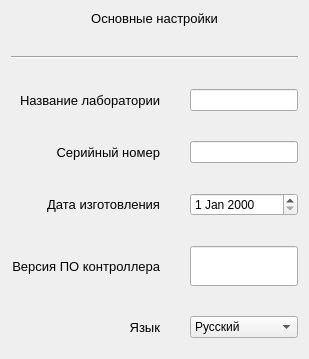
        <widget class="QWidget" name="tab">
         <attribute name="title">
          <string>Основные</string>
         </attribute>
         <layout class="QVBoxLayout" name="verticalLayout_2">
          <item>
           <layout class="QGridLayout" name="gridLayout" rowstretch="0,0,0,0,0,0,0" columnstretch="2,2" rowminimumheight="0,0,0,0,0,40,0">
            <property name="leftMargin">
             <number>0</number>
            </property>
            <property name="topMargin">
             <number>0</number>
            </property>
            <property name="bottomMargin">
             <number>10</number>
            </property>
            <property name="spacing">
             <number>30</number>
            </property>
            <item row="6" column="0">
             <widget class="QLabel" name="label_6">
              <property name="sizePolicy">
               <sizepolicy hsizetype="Preferred" vsizetype="Preferred">
                <horstretch>0</horstretch>
                <verstretch>0</verstretch>
               </sizepolicy>
              </property>
              <property name="font">
               <font>
                <pointsize>10</pointsize>
                <weight>50</weight>
                <bold>false</bold>
                <underline>false</underline>
                <strikeout>false</strikeout>
                <kerning>true</kerning>
               </font>
              </property>
              <property name="text">
               <string>Язык</string>
              </property>
              <property name="alignment">
               <set>Qt::AlignRight|Qt::AlignTrailing|Qt::AlignVCenter</set>
              </property>
              <property name="margin">
               <number>0</number>
              </property>
             </widget>
            </item>
            <item row="5" column="0">
             <widget class="QLabel" name="label_5">
              <property name="sizePolicy">
               <sizepolicy hsizetype="Preferred" vsizetype="Preferred">
                <horstretch>0</horstretch>
                <verstretch>0</verstretch>
               </sizepolicy>
              </property>
              <property name="font">
               <font>
                <pointsize>10</pointsize>
                <weight>50</weight>
                <bold>false</bold>
                <underline>false</underline>
                <strikeout>false</strikeout>
                <kerning>true</kerning>
               </font>
              </property>
              <property name="text">
               <string>Версия ПО контроллера</string>
              </property>
              <property name="alignment">
               <set>Qt::AlignRight|Qt::AlignTrailing|Qt::AlignVCenter</set>
              </property>
              <property name="margin">
               <number>0</number>
              </property>
             </widget>
            </item>
            <item row="2" column="0">
             <widget class="QLabel" name="label_2">
              <property name="sizePolicy">
               <sizepolicy hsizetype="Preferred" vsizetype="Preferred">
                <horstretch>0</horstretch>
                <verstretch>0</verstretch>
               </sizepolicy>
              </property>
              <property name="font">
               <font>
                <pointsize>10</pointsize>
                <weight>50</weight>
                <bold>false</bold>
                <underline>false</underline>
                <strikeout>false</strikeout>
                <kerning>true</kerning>
               </font>
              </property>
              <property name="text">
               <string>Название лаборатории</string>
              </property>
              <property name="alignment">
               <set>Qt::AlignRight|Qt::AlignTrailing|Qt::AlignVCenter</set>
              </property>
              <property name="margin">
               <number>0</number>
              </property>
             </widget>
            </item>
            <item row="0" column="0" colspan="2">
             <widget class="QLabel" name="label_7">
              <property name="font">
               <font>
                <pointsize>10</pointsize>
                <weight>50</weight>
                <bold>false</bold>
                <underline>false</underline>
                <strikeout>false</strikeout>
                <kerning>true</kerning>
               </font>
              </property>
              <property name="text">
               <string>Основные настройки</string>
              </property>
              <property name="textFormat">
               <enum>Qt::MarkdownText</enum>
              </property>
              <property name="scaledContents">
               <bool>false</bool>
              </property>
              <property name="alignment">
               <set>Qt::AlignCenter</set>
              </property>
              <property name="wordWrap">
               <bool>false</bool>
              </property>
              <property name="openExternalLinks">
               <bool>false</bool>
              </property>
             </widget>
            </item>
            <item row="3" column="0">
             <widget class="QLabel" name="label_3">
              <property name="sizePolicy">
               <sizepolicy hsizetype="Preferred" vsizetype="Preferred">
                <horstretch>0</horstretch>
                <verstretch>0</verstretch>
               </sizepolicy>
              </property>
              <property name="font">
               <font>
                <pointsize>10</pointsize>
                <weight>50</weight>
                <bold>false</bold>
                <underline>false</underline>
                <strikeout>false</strikeout>
                <kerning>true</kerning>
               </font>
              </property>
              <property name="text">
               <string>Серийный номер</string>
              </property>
              <property name="alignment">
               <set>Qt::AlignRight|Qt::AlignTrailing|Qt::AlignVCenter</set>
              </property>
              <property name="margin">
               <number>0</number>
              </property>
             </widget>
            </item>
            <item row="1" column="0" colspan="2">
             <widget class="Line" name="line">
              <property name="orientation">
               <enum>Qt::Horizontal</enum>
              </property>
             </widget>
            </item>
            <item row="2" column="1">
             <widget class="QLineEdit" name="lineLaba">
              <property name="sizePolicy">
               <sizepolicy hsizetype="Preferred" vsizetype="Preferred">
                <horstretch>0</horstretch>
                <verstretch>0</verstretch>
               </sizepolicy>
              </property>
             </widget>
            </item>
            <item row="6" column="1">
             <widget class="QComboBox" name="comboBoxLanguag">
              <property name="sizePolicy">
               <sizepolicy hsizetype="Preferred" vsizetype="Preferred">
                <horstretch>0</horstretch>
                <verstretch>0</verstretch>
               </sizepolicy>
              </property>
              <item>
               <property name="text">
                <string>Русский</string>
               </property>
              </item>
              <item>
               <property name="text">
                <string>English</string>
               </property>
              </item>
             </widget>
            </item>
            <item row="4" column="1">
             <widget class="QDateEdit" name="dateEdit">
              <property name="sizePolicy">
               <sizepolicy hsizetype="Preferred" vsizetype="Preferred">
                <horstretch>0</horstretch>
                <verstretch>0</verstretch>
               </sizepolicy>
              </property>
             </widget>
            </item>
            <item row="4" column="0">
             <widget class="QLabel" name="label_4">
              <property name="sizePolicy">
               <sizepolicy hsizetype="Preferred" vsizetype="Preferred">
                <horstretch>0</horstretch>
                <verstretch>0</verstretch>
               </sizepolicy>
              </property>
              <property name="font">
               <font>
                <pointsize>10</pointsize>
                <weight>50</weight>
                <bold>false</bold>
                <underline>false</underline>
                <strikeout>false</strikeout>
                <kerning>true</kerning>
               </font>
              </property>
              <property name="text">
               <string>Дата изготовления</string>
              </property>
              <property name="alignment">
               <set>Qt::AlignRight|Qt::AlignTrailing|Qt::AlignVCenter</set>
              </property>
              <property name="margin">
               <number>0</number>
              </property>
             </widget>
            </item>
            <item row="3" column="1">
             <widget class="QLineEdit" name="lineSerial">
              <property name="sizePolicy">
               <sizepolicy hsizetype="Preferred" vsizetype="Preferred">
                <horstretch>0</horstretch>
                <verstretch>0</verstretch>
               </sizepolicy>
              </property>
             </widget>
            </item>
            <item row="5" column="1">
             <widget class="QLineEdit" name="lineVer">
              <property name="sizePolicy">
               <sizepolicy hsizetype="Preferred" vsizetype="Preferred">
                <horstretch>0</horstretch>
                <verstretch>0</verstretch>
               </sizepolicy>
              </property>
              <property name="minimumSize">
               <size>
                <width>0</width>
                <height>0</height>
               </size>
              </property>
             </widget>
            </item>
           </layout>
          </item>
         </layout>
        </widget>
